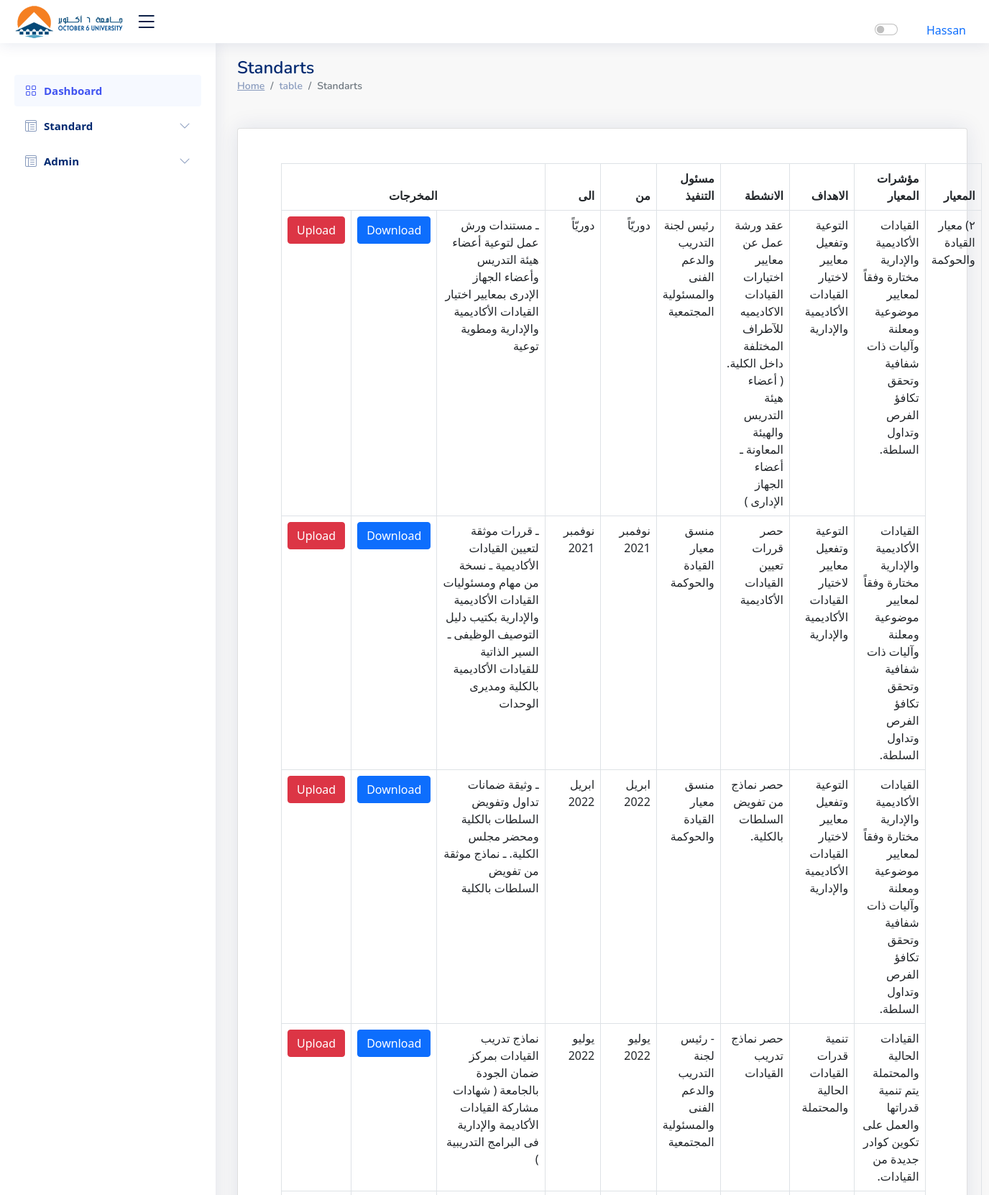
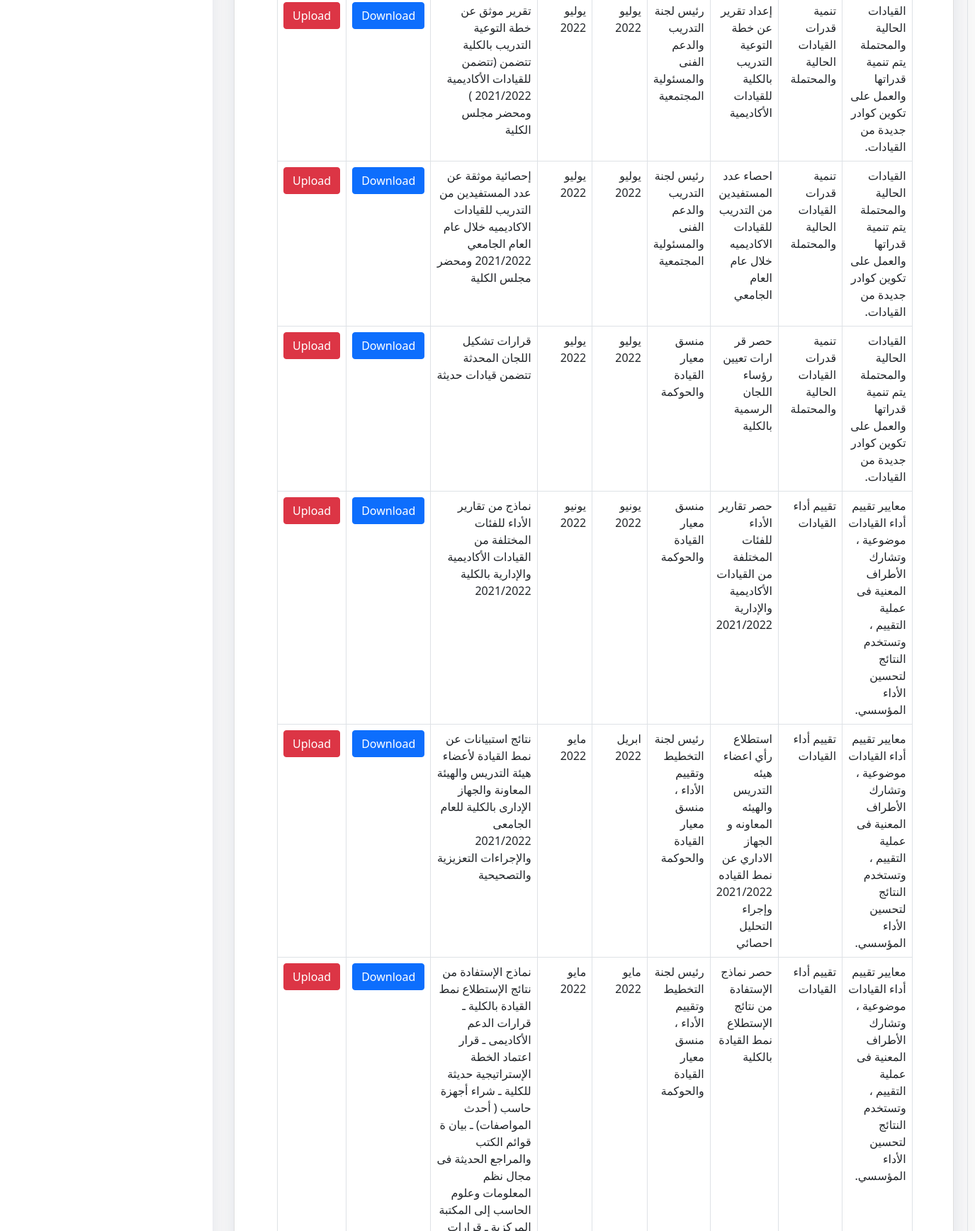
Screenshot of /standarts/table.php?StdID=2 (signed in, upper part) with the database file from the repository (2 pictures, top to bottom).
### tables this page shows
CREATE TABLE `activites` (
  `id` int(11) NOT NULL,
  `actv` varchar(250) NOT NULL,
  `manager` varchar(250) NOT NULL,
  `from` varchar(100) NOT NULL,
  `to` varchar(100) NOT NULL,
  `output` varchar(1000) NOT NULL,
  `goalID` int(11) NOT NULL,
  `pointerID` int(11) NOT NULL,
  `stdID` int(11) NOT NULL
);

CREATE TABLE `standarts` (
  `StdID` int(11) NOT NULL,
  `StdName` varchar(100) NOT NULL
);

CREATE TABLE `standard_pointer` (
  `pointerID` int(11) NOT NULL,
  `stdID` int(11) DEFAULT NULL,
  `pointerName` varchar(255) DEFAULT NULL,
  `goalname` varchar(250) NOT NULL
);

### standarts/table.php (the view, shortened to what this page needs)
<?php
include '../shared/head.php';
include '../shared/nav.php';
include '../general/configDB.php';
$stdID = $_GET['StdID'];
$userrole = $_SESSION['role'];
if ($userrole == 1 || $userrole == 2) {
  $select = "SELECT activites.id, activites.actv, activites.manager, activites.from, activites.to, activites.output, activites.goalID, activites.pointerID,
        standard_pointer.pointerName, standard_pointer.pointerID, standard_pointer.goalname,
        standarts.StdName, standarts.StdID
        FROM activites
        JOIN standard_pointer ON activites.pointerID = standard_pointer.pointerID
        JOIN standarts ON activites.stdID = standarts.StdID
        WHERE standarts.stdID=$stdID";
}
$s = mysqli_query($conn, $select);
?>
<main id="main" class="main">
  <div class="pagetitle">
    <h1>Standarts</h1>
    <nav>
      <ol class="breadcrumb">
        <li class="breadcrumb-item"><a href="http://localhost/QWF/index.php">Home</a></li>
        <li class="breadcrumb-item">table</li>
        <li class="breadcrumb-item active">Standarts</li>
      </ol>
    </nav>
  </div>
  <div class="container mt-5">
    <div class="row card p-5" class="tatest">
      <div class="col-12">
        <table class="table table-bordered" style="direction:rtl;">
          <thead>
            <tr>
              <th scope="col" rowspan="'.count($s).'">المعيار</th>
              <th scope="col">مؤشرات المعيار</th>
              <th scope="col">الاهداف</th>
              <th scope="col">الانشطة</th>
              <th scope="col">مسئول التنفيذ</th>
              <th scope="col"> من</th>
              <th scope="col"> الى</th>
              <th class="text-center" scope="col" colspan="3"> المخرجات</th>
            </tr>
          </thead>
          <tbody>
            <?php $prev_stdname = ''; ?>
            <?php foreach ($s as $index => $activities) { ?>
              <tr>
                <?php if ($activities['StdName'] != $prev_stdname) { ?>
                  <td rowspan="0">
                    <?php echo $activities['StdName']; ?>
                  </td>
                <?php } ?>
                <td>
                  <?php echo $activities['pointerName']; ?>
                </td>
                <td>
                  <?php echo $activities['goalname']; ?>
                </td>
                <td>
                  <?php echo $activities['actv']; ?>
                </td>
                <td>
                  <?php echo $activities['manager']; ?>
                </td>
                <td>
                  <?php echo $activities['from']; ?>
                </td>
                <td>
                  <?php echo $activities['to']; ?>
                </td>
                <td>
                  <?php echo $activities['output']; ?>
                </td>
                <td>
                  <a class="btn btn-primary"
                    href="../Files/downloads.php?StdID=<?php echo $activities['StdID']; ?>&pointerID=<?php echo $activities['pointerID']; ?>&goalname=<?php echo urlencode($activities['goalname']); ?>&id=<?php echo urlencode($activities['id']); ?>">Download</a>
                </td>
                <td>
                  <a class="btn btn-danger"
                    href="../Files/upload.php?StdName=<?php echo urlencode($activities['StdName']); ?>&pointerID=<?php echo urlencode($activities['pointerID']); ?>&output=<?php echo urlencode($activities['output']); ?> &id=<?php echo urlencode($activities['id']); ?>">Upload</a>
                </td>
                <?php if ($activities['StdName'] != $prev_stdname) { ?>
                  <?php $prev_stdname = $activities['StdName']; ?>
                <?php } else { ?>
                <?php } ?>
              </tr>
            <?php } ?>
          </tbody>
        </table>
      </div>
    </div>
  </div>
</main>
<?php include '../shared/script.php'; ?>

### assets/css/style.css (style rules this page uses)
:root { scroll-behavior: smooth; }
body { font-family: "Open Sans", sans-serif; color: #444444; background-color: #26293008 !important; }
a { color: #4154f1; text-decoration: none; }
h1, h2, h3, h4, h5, h6 { font-family: "Nunito", sans-serif; }
#main { margin-top: 60px; padding: 20px 30px; transition: all 0.3s; }
.pagetitle { margin-bottom: 10px; }
.pagetitle h1 { font-size: 24px; margin-bottom: 0; font-weight: 600; color: #012970; }
.card { margin-bottom: 30px; border: none; border-radius: 5px; box-shadow: 0px 0 30px rgba(1, 41, 112, 0.1); }
.breadcrumb { font-size: 14px; font-family: "Nunito", sans-serif; color: #899bbd; font-weight: 600; }
.breadcrumb a { color: #899bbd; transition: 0.3s; }
.breadcrumb .breadcrumb-item::before { color: #899bbd; }
.breadcrumb .active { color: #51678f; font-weight: 600; }
@media (min-width: 1200px) { #main, #footer { margin-left: 300px; } }
::marker { unicode-bidi: isolate; font-variant-numeric: tabular-nums; text-transform: none; text-indent: 0px !important; text-align: start !important; text-align-last: start !important; color: #efefef00!important; }

### rows the page displays
activites: stdID.StdName "٢) معيار القيادة والحوكمة", standard_pointer.pointerName "القيادات الأكاديمية والإدارية مختارة وفقاً لمعايير موضوعية ومعلنة وآليات ذات شفافية وتحقق تكافؤ الفرص وتداول السلطة.", standard_pointer.goalname "التوعية وتفعيل معايير لاختيار القيادات الأكاديمية والإدارية", actv "عقد ورشة عمل عن معايير اختيارات القيادات الاكاديميه للآطراف المختلفة داخل الكلية. ( أعضاء هيئة التدريس والهيئة المعاونة ـ أعضاء الجهاز الإدارى )", manager "رئيس لجنة التدريب والدعم الفنى والمسئولية المجتمعية", from "دوريّاً", to "دوريّاً", output "ـ مستندات ورش عمل لتوعية أعضاء هيئة التدريس وأعضاء الجهاز الإدرى بمعايير اختيار القيادات الأكاديمية والإدارية ومطوية توعية"
activites: standard_pointer.pointerName "القيادات الأكاديمية والإدارية مختارة وفقاً لمعايير موضوعية ومعلنة وآليات ذات شفافية وتحقق تكافؤ الفرص وتداول السلطة.", standard_pointer.goalname "التوعية وتفعيل معايير لاختيار القيادات الأكاديمية والإدارية", actv "حصر قررات تعيين القيادات الأكاديمية", manager "منسق معيار القيادة والحوكمة", from "نوفمبر 2021", to "نوفمبر 2021", output "ـ قررات موثقة لتعيين القيادات الأكاديمية ـ نسخة من مهام ومسئوليات القيادات الأكاديمية والإدارية بكتيب دليل التوصيف الوظيفى ـ السير الذاتية للقيادات الأكاديمية بالكلية ومديرى الوحدات"
activites: standard_pointer.pointerName "القيادات الأكاديمية والإدارية مختارة وفقاً لمعايير موضوعية ومعلنة وآليات ذات شفافية وتحقق تكافؤ الفرص وتداول السلطة.", standard_pointer.goalname "التوعية وتفعيل معايير لاختيار القيادات الأكاديمية والإدارية", actv "حصر نماذج من تفويض السلطات بالكلية.", manager "منسق معيار القيادة والحوكمة", from "ابريل 2022", to "ابريل 2022", output "ـ وثيقة ضمانات تداول وتفويض السلطات بالكلية ومحضر مجلس الكلية. ـ نماذج موثقة من تفويض السلطات بالكلية"
activites: standard_pointer.pointerName "القيادات الحالية والمحتملة يتم تنمية قدراتها والعمل على تكوين كوادر جديدة من القيادات.", standard_pointer.goalname "تنمية قدرات القيادات الحالية والمحتملة", actv "حصر نماذج تدريب القيادات", manager "- رئيس لجنة التدريب والدعم الفنى والمسئولية المجتمعية", from "يوليو 2022", to "يوليو 2022", output "نماذج تدريب القيادات بمركز ضمان الجودة بالجامعة ( شهادات مشاركة القيادات الأكاديمة والإدارية فى البرامج التدريبية )"
activites: standard_pointer.pointerName "القيادات الحالية والمحتملة يتم تنمية قدراتها والعمل على تكوين كوادر جديدة من القيادات.", standard_pointer.goalname "تنمية قدرات القيادات الحالية والمحتملة", actv "إعداد تقرير عن خطة التوعية التدريب بالكلية للقيادات الأكاديمية", manager "رئيس لجنة التدريب والدعم الفنى والمسئولية المجتمعية", from "يوليو 2022", to "يوليو 2022", output "تقرير موثق عن خطة التوعية التدريب بالكلية تتضمن (تتضمن للقيادات الأكاديمية 2021/2022 ) ومحضر مجلس الكلية"
activites: standard_pointer.pointerName "القيادات الحالية والمحتملة يتم تنمية قدراتها والعمل على تكوين كوادر جديدة من القيادات.", standard_pointer.goalname "تنمية قدرات القيادات الحالية والمحتملة", actv "احصاء عدد المستفيدين من التدريب للقيادات الاكاديميه خلال عام العام الجامعي", manager "رئيس لجنة التدريب والدعم الفنى والمسئولية المجتمعية", from "يوليو 2022", to "يوليو 2022", output "إحصائية موثقة عن عدد المستفيدين من التدريب للقيادات الاكاديميه خلال عام العام الجامعي 2021/2022 ومحضر مجلس الكلية"
activites: standard_pointer.pointerName "القيادات الحالية والمحتملة يتم تنمية قدراتها والعمل على تكوين كوادر جديدة من القيادات.", standard_pointer.goalname "تنمية قدرات القيادات الحالية والمحتملة", actv "حصر قر ارات تعيين رؤساء اللجان الرسمية بالكلية", manager "منسق معيار القيادة والحوكمة", from "يوليو 2022", to "يوليو 2022", output "قرارات تشكيل اللجان المحدثة تتضمن قيادات حديثة"
activites: standard_pointer.pointerName "معايير تقييم أداء القيادات موضوعية ، وتشارك الأطراف المعنية فى عملية التقييم ، وتستخدم النتائج لتحسين الأداء المؤسسي.", standard_pointer.goalname "تقييم أداء القيادات", actv "حصر تقارير الأداء للفئات المختلفة من القيادات الأكاديمية والإدارية 2021/2022", manager "منسق معيار القيادة والحوكمة", from "يونيو 2022", to "يونيو 2022", output "نماذج من تقارير الأداء للفئات المختلفة من القيادات الأكاديمية والإدارية بالكلية 2021/2022"
activites: standard_pointer.pointerName "معايير تقييم أداء القيادات موضوعية ، وتشارك الأطراف المعنية فى عملية التقييم ، وتستخدم النتائج لتحسين الأداء المؤسسي.", standard_pointer.goalname "تقييم أداء القيادات", actv "استطلاع رأي اعضاء هيئه التدريس والهيئه المعاونه و الجهاز الاداري عن نمط القياده 2021/2022 وإجراء التحليل احصائي", manager "رئيس لجنة التخطيط وتقييم الأداء ، منسق معيار القيادة والحوكمة", from "ابريل 2022", to "مايو 2022", output "نتائج استبيانات عن نمط القيادة لأعضاء هيئة التدريس والهيئة المعاونة والجهاز الإدارى بالكلية للعام الجامعى 2021/2022 والإجراءات التعزيزية والتصحيحية"
activites: standard_pointer.pointerName "معايير تقييم أداء القيادات موضوعية ، وتشارك الأطراف المعنية فى عملية التقييم ، وتستخدم النتائج لتحسين الأداء المؤسسي.", standard_pointer.goalname "تقييم أداء القيادات", actv "حصر نماذج الإستفادة من نتائج الإستطلاع نمط القيادة بالكلية", manager "رئيس لجنة التخطيط وتقييم الأداء ، منسق معيار القيادة والحوكمة", from "مايو 2022", to "مايو 2022"

### other values shown
$_SESSION['admin'] "Hassan"
